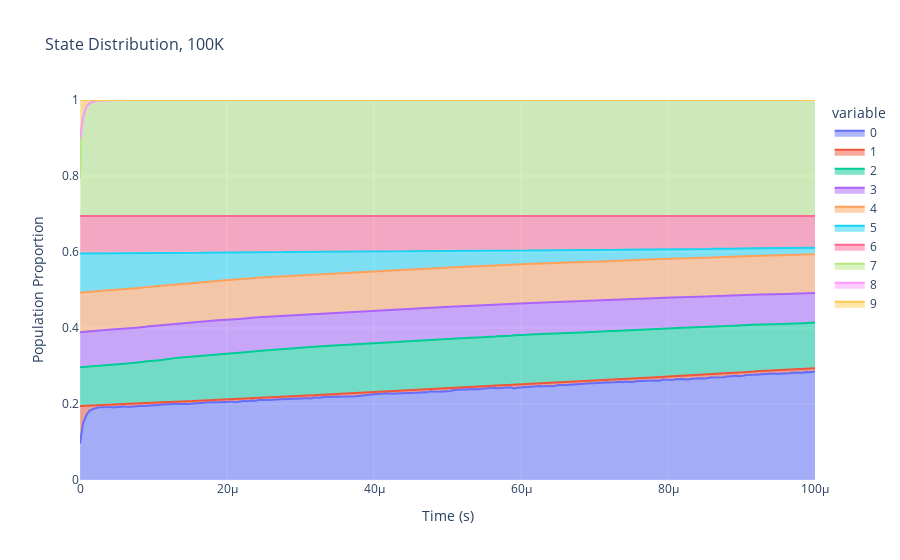

Source (notebook cell):
### Code cell
kmc_boltz.plot_top_n_states_stacked(
    n_show = -1,
    max_time=0.0001, 
    title="State Distribution, {}K".format(T_kelvin),
    xlabel="Time (s)",
    ylabel="Population Proportion", 
    save=True, 
    show=True,
    save_name="./plots/Pt4H2_stacked_{}_top{}.png".format(T_kelvin, -1)
)

### Figure 1 — Plotly figure (JSON) as saved in the notebook; plotly's stock layout.template omitted (floating-point values rounded to 4 significant figures; data arrays with more than 128 entries replaced by an {"elided": "..."} marker saying what was removed)
{"data": [{"fillpattern": {"shape": ""}, "hovertemplate": "variable=0<br>x=%{x}<br>value=%{y}<extra></extra>", "legendgroup": "0", "line": {"color": "#636efa"}, "marker": {"symbol": "circle"}, "mode": "lines", "name": "0", "orientation": "v", "showlegend": true, "stackgroup": "1", "type": "scatter", "x": {"elided": "1000 float values"}, "xaxis": "x", "y": {"elided": "1000 float values"}, "yaxis": "y"}, {"fillpattern": {"shape": ""}, "hovertemplate": "variable=1<br>x=%{x}<br>value=%{y}<extra></extra>", "legendgroup": "1", "line": {"color": "#EF553B"}, "marker": {"symbol": "circle"}, "mode": "lines", "name": "1", "orientation": "v", "showlegend": true, "stackgroup": "1", "type": "scatter", "x": {"elided": "1000 float values"}, "xaxis": "x", "y": {"elided": "1000 float values"}, "yaxis": "y"}, {"fillpattern": {"shape": ""}, "hovertemplate": "variable=2<br>x=%{x}<br>value=%{y}<extra></extra>", "legendgroup": "2", "line": {"color": "#00cc96"}, "marker": {"symbol": "circle"}, "mode": "lines", "name": "2", "orientation": "v", "showlegend": true, "stackgroup": "1", "type": "scatter", "x": {"elided": "1000 float values"}, "xaxis": "x", "y": {"elided": "1000 float values"}, "yaxis": "y"}, {"fillpattern": {"shape": ""}, "hovertemplate": "variable=3<br>x=%{x}<br>value=%{y}<extra></extra>", "legendgroup": "3", "line": {"color": "#ab63fa"}, "marker": {"symbol": "circle"}, "mode": "lines", "name": "3", "orientation": "v", "showlegend": true, "stackgroup": "1", "type": "scatter", "x": {"elided": "1000 float values"}, "xaxis": "x", "y": {"elided": "1000 float values"}, "yaxis": "y"}, {"fillpattern": {"shape": ""}, "hovertemplate": "variable=4<br>x=%{x}<br>value=%{y}<extra></extra>", "legendgroup": "4", "line": {"color": "#FFA15A"}, "marker": {"symbol": "circle"}, "mode": "lines", "name": "4", "orientation": "v", "showlegend": true, "stackgroup": "1", "type": "scatter", "x": {"elided": "1000 float values"}, "xaxis": "x", "y": {"elided": "1000 float values"}, "yaxis": "y"}, {"fillpattern": {"shape": ""}, "hovertemplate": "variable=5<br>x=%{x}<br>value=%{y}<extra></extra>", "legendgroup": "5", "line": {"color": "#19d3f3"}, "marker": {"symbol": "circle"}, "mode": "lines", "name": "5", "orientation": "v", "showlegend": true, "stackgroup": "1", "type": "scatter", "x": {"elided": "1000 float values"}, "xaxis": "x", "y": {"elided": "1000 float values"}, "yaxis": "y"}, {"fillpattern": {"shape": ""}, "hovertemplate": "variable=6<br>x=%{x}<br>value=%{y}<extra></extra>", "legendgroup": "6", "line": {"color": "#FF6692"}, "marker": {"symbol": "circle"}, "mode": "lines", "name": "6", "orientation": "v", "showlegend": true, "stackgroup": "1", "type": "scatter", "x": {"elided": "1000 float values"}, "xaxis": "x", "y": {"elided": "1000 float values"}, "yaxis": "y"}, {"fillpattern": {"shape": ""}, "hovertemplate": "variable=7<br>x=%{x}<br>value=%{y}<extra></extra>", "legendgroup": "7", "line": {"color": "#B6E880"}, "marker": {"symbol": "circle"}, "mode": "lines", "name": "7", "orientation": "v", "showlegend": true, "stackgroup": "1", "type": "scatter", "x": {"elided": "1000 float values"}, "xaxis": "x", "y": {"elided": "1000 float values"}, "yaxis": "y"}, {"fillpattern": {"shape": ""}, "hovertemplate": "variable=8<br>x=%{x}<br>value=%{y}<extra></extra>", "legendgroup": "8", "line": {"color": "#FF97FF"}, "marker": {"symbol": "circle"}, "mode": "lines", "name": "8", "orientation": "v", "showlegend": true, "stackgroup": "1", "type": "scatter", "x": {"elided": "1000 float values"}, "xaxis": "x", "y": {"elided": "1000 float values"}, "yaxis": "y"}, {"fillpattern": {"shape": ""}, "hovertemplate": "variable=9<br>x=%{x}<br>value=%{y}<extra></extra>", "legendgroup": "9", "line": {"color": "#FECB52"}, "marker": {"symbol": "circle"}, "mode": "lines", "name": "9", "orientation": "v", "showlegend": true, "stackgroup": "1", "type": "scatter", "x": {"elided": "1000 float values"}, "xaxis": "x", "y": {"elided": "1000 float values"}, "yaxis": "y"}], "layout": {"legend": {"title": {"text": "variable"}, "tracegroupgap": 0}, "showlegend": true, "title": {"font": {"size": 16}, "text": "State Distribution, 100K"}, "xaxis": {"anchor": "y", "domain": [0, 1], "range": [0, 0.0001], "title": {"font": {"size": 14}, "text": "Time (s)"}}, "yaxis": {"anchor": "x", "domain": [0, 1], "range": [0, 1], "title": {"font": {"size": 14}, "text": "Population Proportion"}}}}
